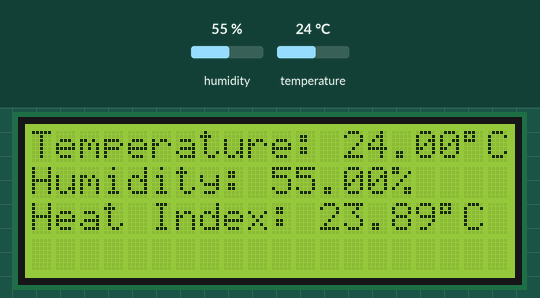
A sketch run on a simulated Arduino Uno, built with avr-gcc and run on an emulated ATmega328P. On the bench: 20×4 character LCD. The test bench sets the inputs (shaded band); at power-on: humidity 55 %, temperature 24 °C.

Above: at 3.2 s.
3.3 s: humidity set to 22 %
At 5.6 s:
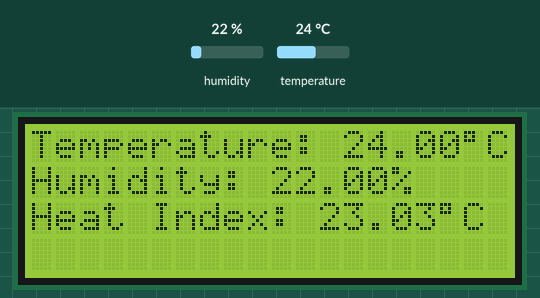
6.0 s: temperature set to 12 °C
At 7.0 s:
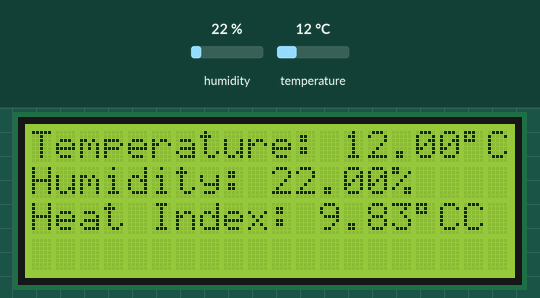
8.7 s: humidity set to 40 %
At 10.6 s:
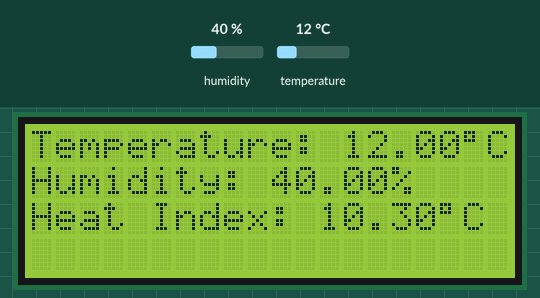
11.7 s: temperature set to 19 °C
At 13.3 s:
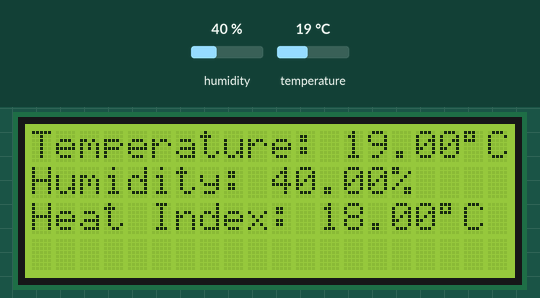
Timing chart, 0 to 14.8 s (numbered marks = the images above; inputs shaded):
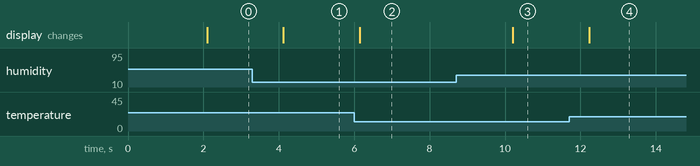

Measured:
- after the input at 3.3 s, the display: changes after 0.82 s (image 1)
- after the input at 6.0 s, the display: changes after 0.15 s (image 2)
- after the input at 8.7 s, the display: changes after 1.5 s (image 3)
- after the input at 11.7 s, the display: changes after 0.53 s (image 4)

The sketch:

DHT11_on_LCD.ino
```cpp
// For LCD
#include <LiquidCrystal.h>
#define LCD_RS_PIN A4
// RW to Ground
#define LCD_E_PIN A5
#define LCD_D4_PIN 2
#define LCD_D5_PIN 3
#define LCD_D6_PIN 4
#define LCD_D7_PIN 5

LiquidCrystal lcd(LCD_RS_PIN, LCD_E_PIN, LCD_D4_PIN, LCD_D5_PIN, LCD_D6_PIN, LCD_D7_PIN);


// For DHT11
#include <DHT.h>
#define DHTPIN A0
#define DHTTYPE DHT11
// Initialize DHT sensor
DHT dht(DHTPIN, DHTTYPE);


void setup() {
  lcd.begin(20,4);
  lcd.setCursor(0, 1);
  lcd.print("Starting...");

  dht.begin();

  delay(2000);
  lcd.clear();
}

void loop() {
  // Fetch data from the sensor
  float h = dht.readHumidity();                 // Humidity (%)
  float t = dht.readTemperature();              // Temperature (Celcius) (for farenheit add attribute - false)
  float hix = dht.computeHeatIndex(t, h, false); // Heat Index (Celcius)(false, because default is farenheit)

  // Display data to LCD
  lcd.setCursor(0, 0);
  lcd.print("Temperature: " + String(t) + "\xDF" "C");
  lcd.setCursor(0, 1);
  lcd.print("Humidity: " + String(h) + "%");
  lcd.setCursor(0, 2);
  lcd.print("Heat Index: " + String(hix) + "\xDF" "C");
}
```
